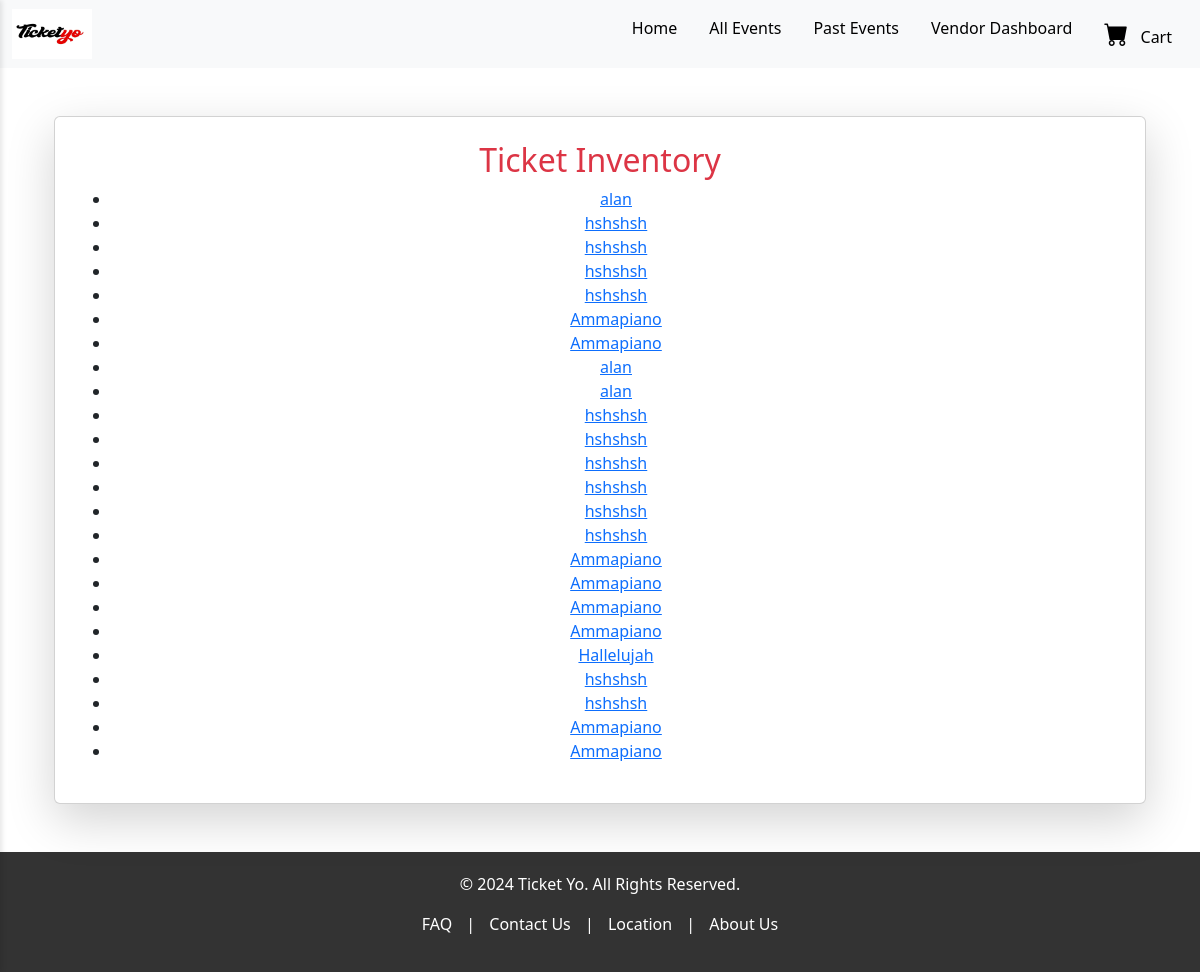
The app's page /vendors/inventory/ (signed in), older data.
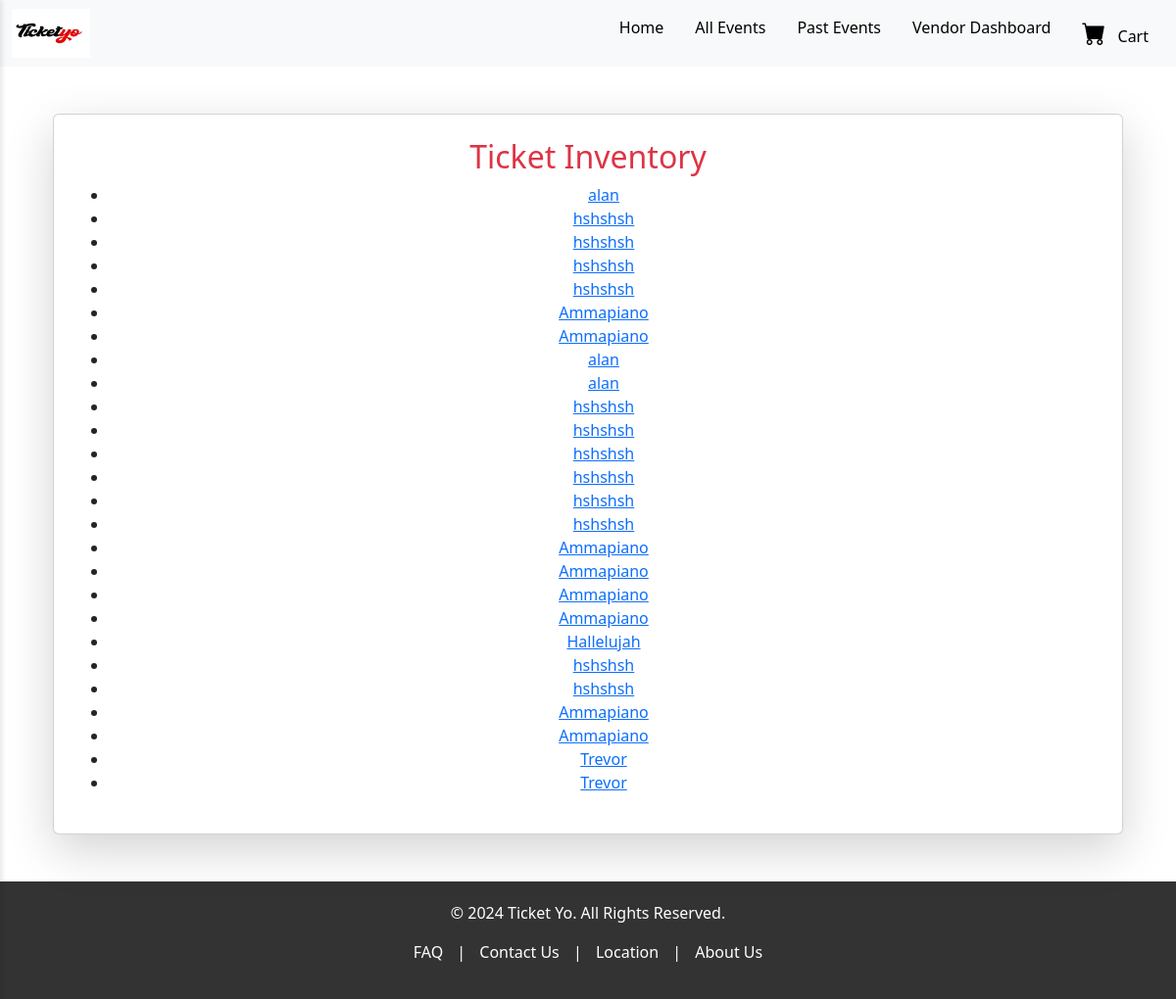
The same page, newer data.
### tickets/models.py (models this page shows, shortened)
class Ticket(models.Model):
    ENTITY_TYPE_CHOICES = [
        ('customer', 'Customer'),
        ('vendor', 'Vendor'),
        ('pos_agent', 'pos_agent'),
    ]
    event = models.ForeignKey(Event, on_delete=models.CASCADE, related_name='tickets')
    ticket_category = models.ForeignKey(TicketCategory, on_delete=models.CASCADE, null=True, blank=True)
    customer_username = models.CharField(max_length=255, blank=True, null=True)  # Buyer info
    user = models.ForeignKey(settings.AUTH_USER_MODEL, on_delete=models.CASCADE, related_name='tickets')  # Vendor info
    ticket_number = models.CharField(max_length=20, unique=True)
    purchase_date = models.DateTimeField(auto_now_add=True)
    qr_code = models.ImageField(upload_to='qr_codes/', blank=True)
    entity_type = models.CharField(max_length=10, choices=ENTITY_TYPE_CHOICES)  # Buyer type
    verified = models.BooleanField(default=False)
    verified_by = models.ForeignKey(settings.AUTH_USER_MODEL, on_delete=models.SET_NULL, null=True, blank=True, related_name='verified_tickets')  # POS Agent info for verification
    generated_by = models.ForeignKey(settings.AUTH_USER_MODEL, on_delete=models.SET_NULL, null=True, blank=True, related_name='generated_tickets')

### events/models.py (models this page shows, shortened)
class Event(models.Model):
    STATUS_CHOICES = [
        ('pending', 'Pending'),
        ('approved', 'Approved'),
        ('rejected', 'Rejected'),
    ]
    user = models.ForeignKey(settings.AUTH_USER_MODEL, on_delete=models.CASCADE, related_name='events')
    poster = models.ImageField(upload_to='event_posters/')
    title = models.CharField(max_length=200)
    description = models.TextField()
    category = models.CharField(max_length=100)
    start_date = models.DateTimeField()
    end_date = models.DateTimeField(null=True, blank=True)
    venue_name = models.CharField(max_length=100)
    regular_price = models.DecimalField(max_digits=10, decimal_places=2)
    sale_price = models.DecimalField(max_digits=10, decimal_places=2, null=True, blank=True)
    tickets_available = models.PositiveIntegerField(null=True, blank=True)
    tickets_sold = models.PositiveIntegerField(default=0)
    status = models.CharField(max_length=10, choices=STATUS_CHOICES, default='pending')
    adminaction = models.ForeignKey(settings.AUTH_USER_MODEL, on_delete=models.SET_NULL, null=True, blank=True, editable=False)

### vendors/decorators.py (the view)
    def _wrapped_view(request, *args, **kwargs):
        if request.user.is_authenticated and hasattr(request.user, 'is_vendor') and request.user.is_vendor:
            return view_func(request, *args, **kwargs)
        else:
            raise PermissionDenied("You are not allowed to access this page.")  # Return Permission Denied error

### vendors/views.py (called while the page is built)
@login_required
@vendor_required
def view_inventory(request):
    user = request.user  # Change to User
    inventory = Ticket.objects.filter(customer_username=user.username, entity_type='vendor')
    return render(request, 'vendors/inventory.html', {'inventory': inventory})

### templates/vendors/inventory.html
{% extends 'frontend/base.html' %}
{% load static %}
{% block content %}
<div class="container text-center">
    <div class="card fancy-card shadow-lg p-4 mt-5">
        <h2 class="card-title text-danger text-center">Ticket Inventory</h2>
        {% if inventory %}
        <ul>
            {% for ticket in inventory %}
            <li>
                <a href="{% url 'ticket_receipt' ticket.id %}">{{ ticket.event.title }}</a>
            </li>
            {% endfor %}
        </ul>
        {% else %}
        <p>No tickets in inventory.</p>
        {% endif %}
    </div>
</div>
{% endblock %}

Row changes from the older to the newer data that the page shows:
added Ticket: event "Trevor"
added Ticket: event "Trevor"
